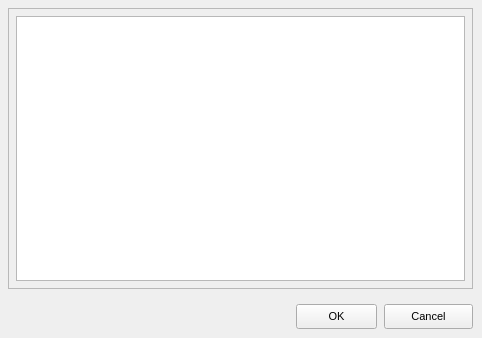
<?xml version="1.0" encoding="UTF-8"?>
<ui version="4.0">
  <class>StringListEditor</class>
  <widget class="QWidget" name="StringListEditor">
    <property name="geometry">
      <rect>
        <x>0</x>
        <y>0</y>
        <width>482</width>
        <height>338</height>
      </rect>
    </property>
    <property name="windowTitle">
      <string>String List Editor</string>
    </property>
    <property name="font">
      <font>
        <family>MS Sans Serif</family>
        <pointsize>8</pointsize>
      </font>
    </property>
    <!-- vcl-BorderStyle: bsDialog → set windowFlags Qt::Dialog in constructor -->
    <widget class="QFrame" name="MainPanel">
      <property name="geometry">
        <rect>
          <x>8</x>
          <y>8</y>
          <width>465</width>
          <height>281</height>
        </rect>
      </property>
      <property name="frameShape">
        <enum>QFrame::StyledPanel</enum>
      </property>
      <widget class="QTextEdit" name="MainMemo">
        <property name="geometry">
          <rect>
            <x>8</x>
            <y>8</y>
            <width>449</width>
            <height>265</height>
          </rect>
        </property>
      </widget>
    </widget>
    <widget class="QPushButton" name="OK">
      <property name="geometry">
        <rect>
          <x>296</x>
          <y>304</y>
          <width>81</width>
          <height>25</height>
        </rect>
      </property>
      <property name="windowTitle">
        <string>OK</string>
      </property>
      <property name="text">
        <string>OK</string>
      </property>
    </widget>
    <widget class="QPushButton" name="Cancel">
      <property name="geometry">
        <rect>
          <x>384</x>
          <y>304</y>
          <width>89</width>
          <height>25</height>
        </rect>
      </property>
      <property name="windowTitle">
        <string>Cancel</string>
      </property>
      <property name="text">
        <string>Cancel</string>
      </property>
    </widget>
  </widget>
  <resources/>
  <connections/>
</ui>
